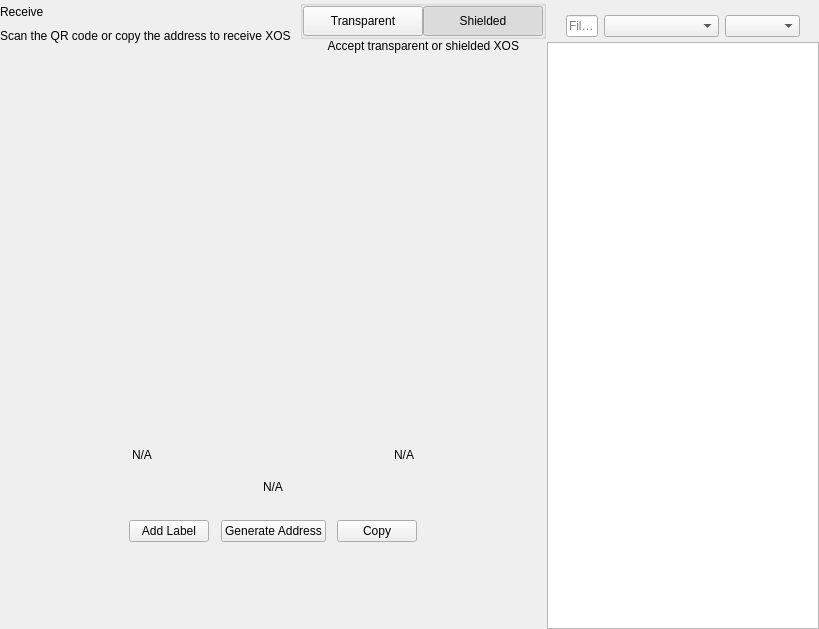
<?xml version="1.0" encoding="UTF-8"?>
<ui version="4.0">
 <class>ReceiveWidget</class>
 <widget class="QWidget" name="ReceiveWidget">
  <property name="geometry">
   <rect>
    <x>0</x>
    <y>0</y>
    <width>819</width>
    <height>629</height>
   </rect>
  </property>
  <property name="minimumSize">
   <size>
    <width>0</width>
    <height>0</height>
   </size>
  </property>
  <property name="windowTitle">
   <string notr="true">N/A</string>
  </property>
  <layout class="QHBoxLayout" name="horizontalLayout_2" stretch="2,1">
   <property name="spacing">
    <number>0</number>
   </property>
   <property name="leftMargin">
    <number>0</number>
   </property>
   <property name="topMargin">
    <number>0</number>
   </property>
   <property name="rightMargin">
    <number>0</number>
   </property>
   <property name="bottomMargin">
    <number>0</number>
   </property>
   <item>
    <widget class="QWidget" name="left" native="true">
     <layout class="QVBoxLayout" name="verticalLayout_3">
      <property name="leftMargin">
       <number>0</number>
      </property>
      <property name="topMargin">
       <number>0</number>
      </property>
      <property name="rightMargin">
       <number>0</number>
      </property>
      <property name="bottomMargin">
       <number>0</number>
      </property>
      <item>
       <layout class="QVBoxLayout" name="verticalLayout_2">
        <property name="spacing">
         <number>0</number>
        </property>
        <property name="leftMargin">
         <number>0</number>
        </property>
        <item>
         <layout class="QHBoxLayout" name="horizontalLayout_3">
          <property name="spacing">
           <number>0</number>
          </property>
          <item>
           <layout class="QVBoxLayout" name="verticalLayout_4">
            <property name="spacing">
             <number>5</number>
            </property>
            <item>
             <widget class="QLabel" name="labelTitle">
              <property name="text">
               <string>Receive</string>
              </property>
             </widget>
            </item>
            <item alignment="Qt::AlignTop">
             <widget class="QLabel" name="labelSubtitle1">
              <property name="text">
               <string>Scan the QR code or copy the address to receive XOS</string>
              </property>
             </widget>
            </item>
           </layout>
          </item>
          <item>
           <spacer name="horizontalSpacer">
            <property name="orientation">
             <enum>Qt::Horizontal</enum>
            </property>
            <property name="sizeHint" stdset="0">
             <size>
              <width>40</width>
              <height>20</height>
             </size>
            </property>
           </spacer>
          </item>
          <item>
           <widget class="QWidget" name="containerViewPrivacyChecks" native="true">
            <layout class="QVBoxLayout" name="containerPrivacyChecks">
             <property name="spacing">
              <number>0</number>
             </property>
             <property name="leftMargin">
              <number>0</number>
             </property>
             <property name="topMargin">
              <number>0</number>
             </property>
             <property name="rightMargin">
              <number>0</number>
             </property>
             <property name="bottomMargin">
              <number>0</number>
             </property>
             <item alignment="Qt::AlignHCenter|Qt::AlignVCenter">
              <widget class="QGroupBox" name="groupBox">
               <property name="title">
                <string/>
               </property>
               <layout class="QHBoxLayout" name="horizontalLayout_2_1">
                <property name="spacing">
                 <number>0</number>
                </property>
                <property name="leftMargin">
                 <number>0</number>
                </property>
                <property name="topMargin">
                 <number>0</number>
                </property>
                <property name="rightMargin">
                 <number>0</number>
                </property>
                <property name="bottomMargin">
                 <number>0</number>
                </property>
                <item>
                 <widget class="QPushButton" name="pushLeft">
                  <property name="minimumSize">
                   <size>
                    <width>120</width>
                    <height>30</height>
                   </size>
                  </property>
                  <property name="maximumSize">
                   <size>
                    <width>120</width>
                    <height>30</height>
                   </size>
                  </property>
                  <property name="focusPolicy">
                   <enum>Qt::NoFocus</enum>
                  </property>
                  <property name="text">
                   <string>Transparent</string>
                  </property>
                  <property name="checkable">
                   <bool>true</bool>
                  </property>
                  <property name="autoExclusive">
                   <bool>true</bool>
                  </property>
                 </widget>
                </item>
                <item>
                 <widget class="QPushButton" name="pushRight">
                  <property name="minimumSize">
                   <size>
                    <width>120</width>
                    <height>30</height>
                   </size>
                  </property>
                  <property name="maximumSize">
                   <size>
                    <width>120</width>
                    <height>30</height>
                   </size>
                  </property>
                  <property name="focusPolicy">
                   <enum>Qt::NoFocus</enum>
                  </property>
                  <property name="text">
                   <string>Shielded</string>
                  </property>
                  <property name="checkable">
                   <bool>true</bool>
                  </property>
                  <property name="checked">
                   <bool>true</bool>
                  </property>
                  <property name="autoExclusive">
                   <bool>true</bool>
                  </property>
                 </widget>
                </item>
               </layout>
              </widget>
             </item>
             <item alignment="Qt::AlignHCenter|Qt::AlignTop">
              <widget class="QLabel" name="labelSubtitle2">
               <property name="text">
                <string>Accept transparent or shielded XOS</string>
               </property>
               <property name="alignment">
                <set>Qt::AlignRight|Qt::AlignTrailing|Qt::AlignVCenter</set>
               </property>
              </widget>
             </item>
            </layout>
           </widget>
          </item>
         </layout>
        </item>
        <item>
         <spacer name="verticalSpacer_2">
          <property name="orientation">
           <enum>Qt::Vertical</enum>
          </property>
          <property name="sizeType">
           <enum>QSizePolicy::Expanding</enum>
          </property>
          <property name="sizeHint" stdset="0">
           <size>
            <width>20</width>
            <height>50</height>
           </size>
          </property>
         </spacer>
        </item>
        <item alignment="Qt::AlignHCenter">
         <widget class="QWidget" name="layoutQR" native="true">
          <property name="maximumSize">
           <size>
            <width>510</width>
            <height>16777215</height>
           </size>
          </property>
          <layout class="QVBoxLayout" name="verticalLayoutQr">
           <item>
            <spacer name="verticalSpacer11">
             <property name="orientation">
              <enum>Qt::Vertical</enum>
             </property>
             <property name="sizeType">
              <enum>QSizePolicy::Fixed</enum>
             </property>
             <property name="sizeHint" stdset="0">
              <size>
               <width>20</width>
               <height>20</height>
              </size>
             </property>
            </spacer>
           </item>
           <item alignment="Qt::AlignHCenter">
            <widget class="QLabel" name="labelQrImg">
             <property name="minimumSize">
              <size>
               <width>260</width>
               <height>260</height>
              </size>
             </property>
             <property name="maximumSize">
              <size>
               <width>260</width>
               <height>260</height>
              </size>
             </property>
             <property name="text">
              <string/>
             </property>
             <property name="alignment">
              <set>Qt::AlignCenter</set>
             </property>
            </widget>
           </item>
           <item>
            <spacer name="verticalSpacer_21">
             <property name="orientation">
              <enum>Qt::Vertical</enum>
             </property>
             <property name="sizeType">
              <enum>QSizePolicy::Fixed</enum>
             </property>
             <property name="sizeHint" stdset="0">
              <size>
               <width>20</width>
               <height>30</height>
              </size>
             </property>
            </spacer>
           </item>
           <item>
            <widget class="QWidget" name="widget" native="true">
             <property name="minimumSize">
              <size>
               <width>0</width>
               <height>0</height>
              </size>
             </property>
             <layout class="QHBoxLayout" name="horizontalLayout_5">
              <item>
               <widget class="QLabel" name="labelLabel">
                <property name="text">
                 <string notr="true">N/A</string>
                </property>
               </widget>
              </item>
              <item>
               <spacer name="horizontalSpacer_2">
                <property name="orientation">
                 <enum>Qt::Horizontal</enum>
                </property>
                <property name="sizeHint" stdset="0">
                 <size>
                  <width>141</width>
                  <height>20</height>
                 </size>
                </property>
               </spacer>
              </item>
              <item>
               <widget class="QLabel" name="labelDate">
                <property name="text">
                 <string notr="true">N/A</string>
                </property>
                <property name="alignment">
                 <set>Qt::AlignRight|Qt::AlignTrailing|Qt::AlignVCenter</set>
                </property>
               </widget>
              </item>
             </layout>
            </widget>
           </item>
           <item>
            <widget class="QLabel" name="labelAddress">
             <property name="sizePolicy">
              <sizepolicy hsizetype="Expanding" vsizetype="Preferred">
               <horstretch>0</horstretch>
               <verstretch>0</verstretch>
              </sizepolicy>
             </property>
             <property name="minimumSize">
              <size>
               <width>300</width>
               <height>0</height>
              </size>
             </property>
             <property name="text">
              <string notr="true">N/A</string>
             </property>
             <property name="alignment">
              <set>Qt::AlignCenter</set>
             </property>
            </widget>
           </item>
           <item>
            <spacer name="verticalSpacer_4">
             <property name="orientation">
              <enum>Qt::Vertical</enum>
             </property>
             <property name="sizeType">
              <enum>QSizePolicy::Fixed</enum>
             </property>
             <property name="sizeHint" stdset="0">
              <size>
               <width>20</width>
               <height>20</height>
              </size>
             </property>
            </spacer>
           </item>
           <item>
            <layout class="QHBoxLayout" name="horizontalLayout_4">
             <item alignment="Qt::AlignHCenter">
              <widget class="QPushButton" name="pushButtonLabel">
               <property name="focusPolicy">
                <enum>Qt::NoFocus</enum>
               </property>
               <property name="text">
                <string>Add Label</string>
               </property>
              </widget>
             </item>
             <item alignment="Qt::AlignHCenter">
              <widget class="QPushButton" name="pushButtonNewAddress">
               <property name="focusPolicy">
                <enum>Qt::NoFocus</enum>
               </property>
               <property name="text">
                <string>Generate Address</string>
               </property>
              </widget>
             </item>
             <item alignment="Qt::AlignHCenter">
              <widget class="QPushButton" name="pushButtonCopy">
               <property name="focusPolicy">
                <enum>Qt::NoFocus</enum>
               </property>
               <property name="text">
                <string>Copy</string>
               </property>
              </widget>
             </item>
            </layout>
           </item>
           <item>
            <spacer name="verticalSpacer_3">
             <property name="orientation">
              <enum>Qt::Vertical</enum>
             </property>
             <property name="sizeType">
              <enum>QSizePolicy::Expanding</enum>
             </property>
             <property name="sizeHint" stdset="0">
              <size>
               <width>20</width>
               <height>20</height>
              </size>
             </property>
            </spacer>
           </item>
          </layout>
         </widget>
        </item>
        <item>
         <spacer name="verticalSpacer">
          <property name="orientation">
           <enum>Qt::Vertical</enum>
          </property>
          <property name="sizeHint" stdset="0">
           <size>
            <width>20</width>
            <height>40</height>
           </size>
          </property>
         </spacer>
        </item>
       </layout>
      </item>
     </layout>
    </widget>
   </item>
   <item>
    <widget class="QWidget" name="right" native="true">
     <layout class="QVBoxLayout" name="verticalLayout_5">
      <property name="spacing">
       <number>0</number>
      </property>
      <property name="leftMargin">
       <number>1</number>
      </property>
      <property name="topMargin">
       <number>0</number>
      </property>
      <property name="rightMargin">
       <number>0</number>
      </property>
      <property name="bottomMargin">
       <number>0</number>
      </property>
      <item>
       <layout class="QVBoxLayout" name="container_right">
        <property name="spacing">
         <number>0</number>
        </property>
        <property name="leftMargin">
         <number>0</number>
        </property>
        <property name="rightMargin">
         <number>0</number>
        </property>
        <item>
         <layout class="QVBoxLayout" name="verticalLayout">
          <property name="spacing">
           <number>6</number>
          </property>
          <property name="leftMargin">
           <number>19</number>
          </property>
          <property name="rightMargin">
           <number>19</number>
          </property>
          <item>
           <widget class="OptionButton" name="btnRequest" native="true"/>
          </item>
          <item>
           <widget class="OptionButton" name="btnMyAddresses" native="true">
            <property name="sizePolicy">
             <sizepolicy hsizetype="Preferred" vsizetype="Minimum">
              <horstretch>0</horstretch>
              <verstretch>0</verstretch>
             </sizepolicy>
            </property>
           </widget>
          </item>
         </layout>
        </item>
        <item>
         <widget class="QWidget" name="sortWidget" native="true">
          <layout class="QHBoxLayout" name="horizontalLayout_6">
           <property name="leftMargin">
            <number>19</number>
           </property>
           <property name="rightMargin">
            <number>19</number>
           </property>
           <property name="bottomMargin">
            <number>5</number>
           </property>
           <item>
            <widget class="QLineEdit" name="lineEditFilter">
             <property name="sizePolicy">
              <sizepolicy hsizetype="Expanding" vsizetype="Fixed">
               <horstretch>0</horstretch>
               <verstretch>0</verstretch>
              </sizepolicy>
             </property>
             <property name="minimumSize">
              <size>
               <width>0</width>
               <height>0</height>
              </size>
             </property>
             <property name="contextMenuPolicy">
              <enum>Qt::DefaultContextMenu</enum>
             </property>
             <property name="acceptDrops">
              <bool>false</bool>
             </property>
             <property name="maxLength">
              <number>40</number>
             </property>
             <property name="placeholderText">
              <string>Filter</string>
             </property>
            </widget>
           </item>
           <item>
            <spacer name="horizontalSpacer_3">
             <property name="orientation">
              <enum>Qt::Horizontal</enum>
             </property>
             <property name="sizeType">
              <enum>QSizePolicy::Preferred</enum>
             </property>
             <property name="sizeHint" stdset="0">
              <size>
               <width>20</width>
               <height>20</height>
              </size>
             </property>
            </spacer>
           </item>
           <item>
            <widget class="QComboBox" name="comboBoxSort">
             <property name="sizePolicy">
              <sizepolicy hsizetype="Preferred" vsizetype="Fixed">
               <horstretch>0</horstretch>
               <verstretch>0</verstretch>
              </sizepolicy>
             </property>
             <property name="minimumSize">
              <size>
               <width>115</width>
               <height>0</height>
              </size>
             </property>
            </widget>
           </item>
           <item>
            <widget class="QComboBox" name="comboBoxSortOrder">
             <property name="sizePolicy">
              <sizepolicy hsizetype="Preferred" vsizetype="Fixed">
               <horstretch>0</horstretch>
               <verstretch>0</verstretch>
              </sizepolicy>
             </property>
             <property name="minimumSize">
              <size>
               <width>75</width>
               <height>0</height>
              </size>
             </property>
            </widget>
           </item>
          </layout>
          <zorder>comboBoxSort</zorder>
          <zorder>comboBoxSortOrder</zorder>
          <zorder>lineEditFilter</zorder>
         </widget>
        </item>
        <item>
         <widget class="QListView" name="listViewAddress"/>
        </item>
       </layout>
      </item>
     </layout>
    </widget>
   </item>
  </layout>
 </widget>
 <customwidgets>
  <customwidget>
   <class>OptionButton</class>
   <extends>QWidget</extends>
   <header>qt/oasis/optionbutton.h</header>
   <container>1</container>
  </customwidget>
 </customwidgets>
 <resources/>
 <connections/>
</ui>
